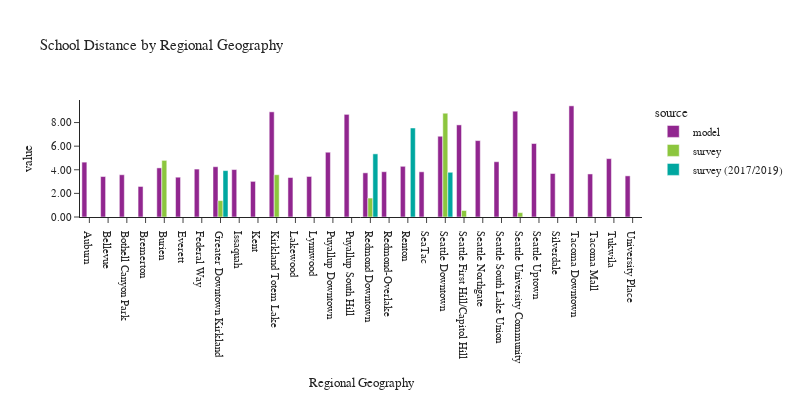

Notebook code for this chart:
### Code cell
plot_school_location(df_students, 'rg_proposed_school', 'Regional Geography', 'Regional Geography')

### Figure 1 — Plotly figure (JSON) as saved in the notebook; plotly's stock layout.template omitted (floating-point values rounded to 4 significant figures)
{"data": [{"alignmentgroup": "True", "customdata": [[498], [702], [1601], [141], [1455], [2087], [68], [1659], [259], [1355], [4557], [104], [519], [1685], [4323], [3221], [391], [1996], [676], [6815], [18986], [1530], [343], [65760], [606], [1683], [17094], [254], [49], [468]], "hovertemplate": "source=model<br>rg_proposed_school=%{x}<br>value=%{y}<br>sample count=%{customdata[0]}<extra></extra>", "legendgroup": "model", "marker": {"color": "#91268F", "pattern": {"shape": ""}}, "name": "model", "offsetgroup": "model", "orientation": "v", "showlegend": true, "textposition": "auto", "type": "bar", "x": ["Auburn", "Bellevue", "Bothell Canyon Park", "Bremerton", "Burien", "Everett", "Federal Way", "Greater Downtown Kirkland", "Issaquah", "Kent", "Kirkland Totem Lake", "Lakewood", "Lynnwood", "Puyallup Downtown", "Puyallup South Hill", "Redmond Downtown", "Redmond-Overlake", "Renton", "SeaTac", "Seattle Downtown", "Seattle First Hill/Capitol Hill", "Seattle Northgate", "Seattle South Lake Union", "Seattle University Community", "Seattle Uptown", "Silverdale", "Tacoma Downtown", "Tacoma Mall", "Tukwila", "University Place"], "xaxis": "x", "y": [4.647, 3.427, 3.579, 2.587, 4.16, 3.372, 4.06, 4.259, 4.018, 3.017, 8.907, 3.343, 3.432, 5.486, 8.693, 3.741, 3.836, 4.294, 3.828, 6.84, 7.802, 6.472, 4.682, 8.962, 6.223, 3.684, 9.414, 3.646, 4.944, 3.485], "yaxis": "y"}, {"alignmentgroup": "True", "customdata": [[3], [1], [1], [5], [1], [3], [2]], "hovertemplate": "source=survey<br>rg_proposed_school=%{x}<br>value=%{y}<br>sample count=%{customdata[0]}<extra></extra>", "legendgroup": "survey", "marker": {"color": "#8CC63E", "pattern": {"shape": ""}}, "name": "survey", "offsetgroup": "survey", "orientation": "v", "showlegend": true, "textposition": "auto", "type": "bar", "x": ["Burien", "Greater Downtown Kirkland", "Kirkland Totem Lake", "Redmond Downtown", "Seattle Downtown", "Seattle First Hill/Capitol Hill", "Seattle University Community"], "xaxis": "x", "y": [4.796, 1.39, 3.58, 1.604, 8.79, 0.5507, 0.37], "yaxis": "y"}, {"alignmentgroup": "True", "customdata": [[1], [9], [1], [3]], "hovertemplate": "source=survey (2017/2019)<br>rg_proposed_school=%{x}<br>value=%{y}<br>sample count=%{customdata[0]}<extra></extra>", "legendgroup": "survey (2017/2019)", "marker": {"color": "#00A7A0", "pattern": {"shape": ""}}, "name": "survey (2017/2019)", "offsetgroup": "survey (2017/2019)", "orientation": "v", "showlegend": true, "textposition": "auto", "type": "bar", "x": ["Greater Downtown Kirkland", "Redmond Downtown", "Renton", "Seattle Downtown"], "xaxis": "x", "y": [3.93, 5.347, 7.54, 3.787], "yaxis": "y"}], "layout": {"barmode": "group", "font": {"size": 11}, "height": 400, "legend": {"title": {"text": "source"}, "tracegroupgap": 0}, "title": {"text": "School Distance by Regional Geography"}, "width": 800, "xaxis": {"anchor": "y", "domain": [0.0, 1.0], "title": {"text": "Regional Geography"}}, "yaxis": {"anchor": "x", "domain": [0.0, 1.0], "tickformat": ".2f", "title": {"text": "value"}}}}
